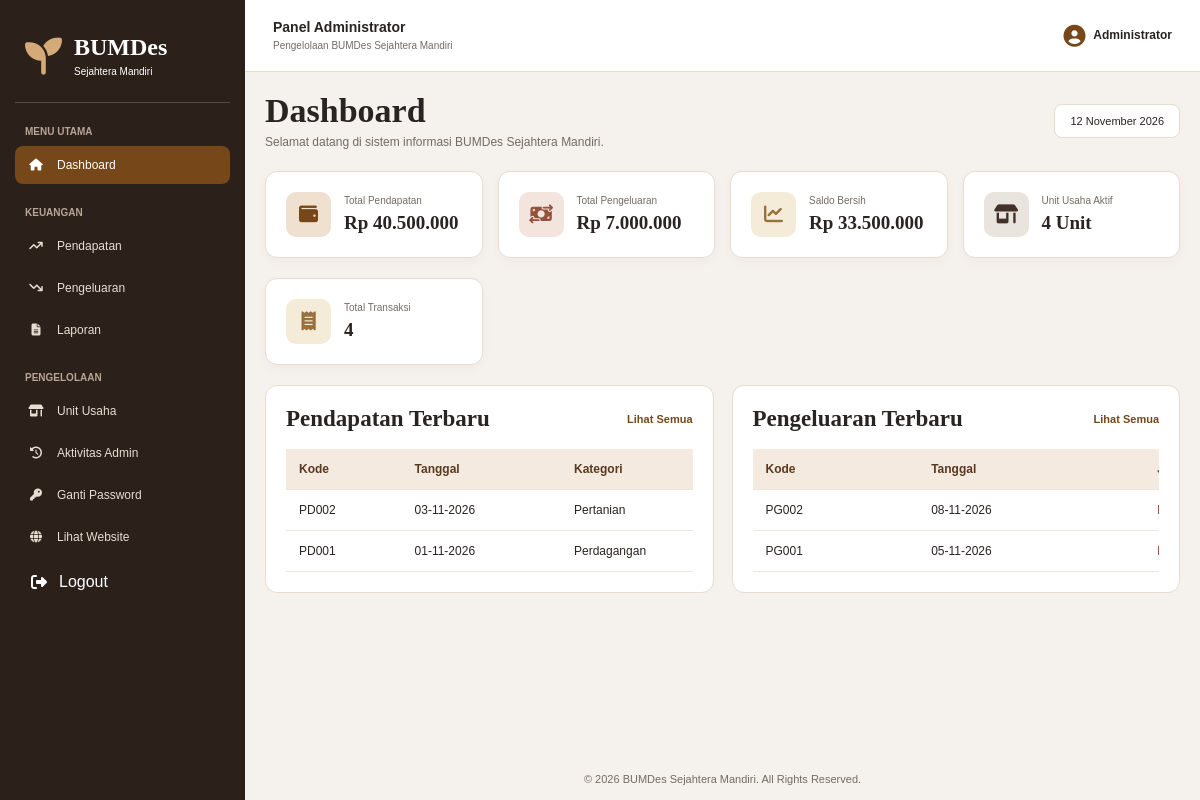
Screenshot of /admin/dashboard.php (signed in) with the database file from the repository.
### tables this page shows
CREATE TABLE pendapatan (
    id INT AUTO_INCREMENT PRIMARY KEY,
    kode_transaksi VARCHAR(50) NOT NULL UNIQUE,
    tanggal DATE NOT NULL,
    kategori VARCHAR(100) NOT NULL,
    unit_usaha_id INT NULL,
    keterangan TEXT,
    jumlah DECIMAL(15,2) NOT NULL,
    created_at TIMESTAMP DEFAULT CURRENT_TIMESTAMP,
    updated_at TIMESTAMP DEFAULT CURRENT_TIMESTAMP ON UPDATE CURRENT_TIMESTAMP,
    INDEX idx_pendapatan_tanggal (tanggal),
    INDEX idx_pendapatan_unit (unit_usaha_id),
    FOREIGN KEY (unit_usaha_id)
        REFERENCES unit_usaha(id)
        ON DELETE SET NULL
);

CREATE TABLE pengeluaran (
    id INT AUTO_INCREMENT PRIMARY KEY,
    kode_transaksi VARCHAR(50) NOT NULL UNIQUE,
    tanggal DATE NOT NULL,
    kategori VARCHAR(100) NOT NULL,
    unit_usaha_id INT NULL,
    keterangan TEXT,
    jumlah DECIMAL(15,2) NOT NULL,
    created_at TIMESTAMP DEFAULT CURRENT_TIMESTAMP,
    updated_at TIMESTAMP DEFAULT CURRENT_TIMESTAMP ON UPDATE CURRENT_TIMESTAMP,
    INDEX idx_pengeluaran_tanggal (tanggal),
    INDEX idx_pengeluaran_unit (unit_usaha_id),
    FOREIGN KEY (unit_usaha_id)
        REFERENCES unit_usaha(id)
        ON DELETE SET NULL
);

### config/config.php (called while the page is built, shortened)
<?php
function e($data): string {
    return htmlspecialchars((string)($data ?? ''), ENT_QUOTES | ENT_SUBSTITUTE, 'UTF-8');
}
function rupiah($angka): string {
    return 'Rp ' . number_format((float)$angka, 0, ',', '.');
}
function tanggal($value): string {
    $time = strtotime($value);
    return $time ? date('d-m-Y', $time) : '-';
}

### admin/dashboard.php (the view, shortened to what this page needs)
<?php
require_once "../config/config.php";
$totalPendapatan = $pdo->query("
    SELECT COALESCE(SUM(jumlah),0)
    FROM pendapatan
")->fetchColumn();
$totalPengeluaran = $pdo->query("
    SELECT COALESCE(SUM(jumlah),0)
    FROM pengeluaran
")->fetchColumn();
$totalUnit = $pdo->query("
    SELECT COUNT(*) FROM unit_usaha
    WHERE status='Aktif'
")->fetchColumn();
$saldo = $totalPendapatan - $totalPengeluaran;
$totalTransaksi = $pdo->query("
    SELECT
    (SELECT COUNT(*) FROM pendapatan) +
    (SELECT COUNT(*) FROM pengeluaran)
")->fetchColumn();
$pendapatanTerbaru = $pdo->query("
    SELECT * FROM pendapatan
    ORDER BY tanggal DESC
    LIMIT 5
")->fetchAll();
$pengeluaranTerbaru = $pdo->query("
    SELECT * FROM pengeluaran
    ORDER BY tanggal DESC
    LIMIT 5
")->fetchAll();
require "_header.php";
?>
<div class="page-heading">
    <div>
        <h1>Dashboard</h1>
        <p>Selamat datang di sistem informasi BUMDes Sejahtera Mandiri.</p>
    </div>
    <div class="date-now">
        <?= date("d F Y") ?>
    </div>
</div>
<div class="dashboard-cards">
    <div class="dashboard-card">
        <div class="card-icon brown">
            <i class="fa-solid fa-wallet"></i>
        </div>
        <div>
            <p>Total Pendapatan</p>
            <h2><?= rupiah($totalPendapatan) ?></h2>
        </div>
    </div>
    <div class="dashboard-card">
        <div class="card-icon red">
            <i class="fa-solid fa-money-bill-transfer"></i>
        </div>
        <div>
            <p>Total Pengeluaran</p>
            <h2><?= rupiah($totalPengeluaran) ?></h2>
        </div>
    </div>
    <div class="dashboard-card">
        <div class="card-icon gold">
            <i class="fa-solid fa-chart-line"></i>
        </div>
        <div>
            <p>Saldo Bersih</p>
            <h2><?= rupiah($saldo) ?></h2>
        </div>
    </div>
    <div class="dashboard-card">
        <div class="card-icon dark">
            <i class="fa-solid fa-shop"></i>
        </div>
        <div>
            <p>Unit Usaha Aktif</p>
            <h2><?= $totalUnit ?> Unit</h2>
        </div>
    </div>
</div>
<div class="dashboard-cards secondary-cards">
    <div class="dashboard-card">
        <div class="card-icon gold">
            <i class="fa-solid fa-receipt"></i>
        </div>
        <div>
            <p>Total Transaksi</p>
            <h2><?= $totalTransaksi ?></h2>
        </div>
    </div>
</div>
<div class="dashboard-grid">
    <div class="content-panel">
        <div class="panel-heading">
            <h3>Pendapatan Terbaru</h3>
            <a href="pendapatan.php">Lihat Semua</a>
        </div>
        <div class="table-responsive">
            <table class="data-table">
                <thead>
                    <tr>
                        <th>Kode</th>
                        <th>Tanggal</th>
                        <th>Kategori</th>
                    </tr>
                </thead>
                <tbody>
                <?php foreach ($pendapatanTerbaru as $data): ?>
                    <tr>
                        <td><?= e($data["kode_transaksi"]) ?></td>
                        <td><?= tanggal($data["tanggal"]) ?></td>
                        <td><?= e($data["kategori"]) ?></td>
                    </tr>
                <?php endforeach; ?>
                </tbody>
            </table>
        </div>
    </div>
    <div class="content-panel">
        <div class="panel-heading">
            <h3>Pengeluaran Terbaru</h3>
            <a href="pengeluaran.php">Lihat Semua</a>
        </div>
        <div class="table-responsive">
            <table class="data-table">
                <thead>
                    <tr>
                        <th>Kode</th>
                        <th>Tanggal</th>
                        <th>Jumlah</th>
                    </tr>
                </thead>
                <tbody>
                <?php foreach ($pengeluaranTerbaru as $data): ?>
                    <tr>
                        <td><?= e($data["kode_transaksi"]) ?></td>
                        <td><?= tanggal($data["tanggal"]) ?></td>
                        <td class="text-expense">
                        </td>
                    </tr>
                <?php endforeach; ?>
                </tbody>
            </table>
        </div>
    </div>
</div>
<?php require "_footer.php"; ?>

### style.css (style rules this page uses)
:root { --espresso: #292321; --dark-brown: #392719; --brown: #754719; --bronze: #B18A65; --ivory: #F5F0E9; --taupe: #D8C9B8; --white: #FFFFFF; --grey: #766B64; --light: #FBF8F3; --border: #E8DCCE; --shadow: 0 8px 25px rgba(52, 34, 20, .09); }
* { margin: 0; padding: 0; box-sizing: border-box; }
html { scroll-behavior: smooth; }
body { font-family: 'Manrope', sans-serif; background: var(--light); color: var(--espresso); }
a { text-decoration: none; color: inherit; }
.table-responsive { width: 100%; overflow-x: auto; }
.data-table { width: 100%; border-collapse: collapse; min-width: 650px; }
.data-table th { background: #F4EADF; color: #59391F; font-weight: 800; font-size: 12px; }
.data-table th, .data-table td { padding: 13px; border-bottom: 1px solid #EEE5DB; text-align: left; font-size: 12px; }
.admin-body { background: #F5F1EC; }
.page-heading { display: flex; justify-content: space-between; align-items: center; margin-bottom: 22px; gap: 15px; }
.page-heading h1 { font-family: 'Cormorant Garamond', serif; font-size: 34px; }
.page-heading p { color: var(--grey); font-size: 12px; margin-top: 5px; }
.date-now { background: white; border: 1px solid var(--border); padding: 10px 15px; border-radius: 8px; font-size: 11px; }
.dashboard-cards { display: grid; grid-template-columns: repeat(4,1fr); gap: 15px; margin-bottom: 20px; }
.secondary-cards { grid-template-columns: repeat(4,1fr); }
.dashboard-card { background: white; padding: 20px; border: 1px solid var(--border); border-radius: 12px; display: flex; align-items: center; gap: 13px; box-shadow: 0 4px 12px #33221408; }
.dashboard-card p { font-size: 10px; color: var(--grey); }
.dashboard-card h2 { font-family: 'Cormorant Garamond', serif; font-size: 23px; margin-top: 6px; }
.card-icon { width: 45px; height: 45px; flex-shrink: 0; border-radius: 10px; display: grid; place-items: center; font-size: 19px; }
.card-icon.brown { background: #F0E0CF; color: #754719; }
.card-icon.red { background: #F3E4DE; color: #94513B; }
.card-icon.gold { background: #F5EBD9; color: #98713E; }
.card-icon.dark { background: #EAE4DF; color: #423128; }
.dashboard-grid { display: grid; grid-template-columns: 1fr 1fr; gap: 18px; }
.content-panel { background: white; border: 1px solid var(--border); border-radius: 12px; padding: 20px; margin-bottom: 20px; overflow: hidden; }
.panel-heading { display: flex; justify-content: space-between; align-items: center; gap: 15px; margin-bottom: 17px; }
.panel-heading h3 { font-family: 'Cormorant Garamond', serif; font-size: 23px; }
.panel-heading>a { font-size: 11px; color: #754719; font-weight: 800; }
.text-expense { color: #94513B; font-weight: 800; }
@media (max-width:1200px) { .dashboard-card h2 { font-size: 19px; } }

### rows the page displays
pendapatan: kode_transaksi "PD002", tanggal "03-11-2026", kategori "Pertanian"
pendapatan: kode_transaksi "PD001", tanggal "01-11-2026", kategori "Perdagangan"
pengeluaran: kode_transaksi "PG002", tanggal "08-11-2026"
pengeluaran: kode_transaksi "PG001", tanggal "05-11-2026"

### other values shown
$_SESSION["admin_nama"] "Administrator"
rupiah($totalPendapatan) "Rp 40.500.000"
rupiah($totalPengeluaran) "Rp 7.000.000"
rupiah($saldo) "Rp 33.500.000"
$totalUnit "4"
$totalTransaksi "4"
